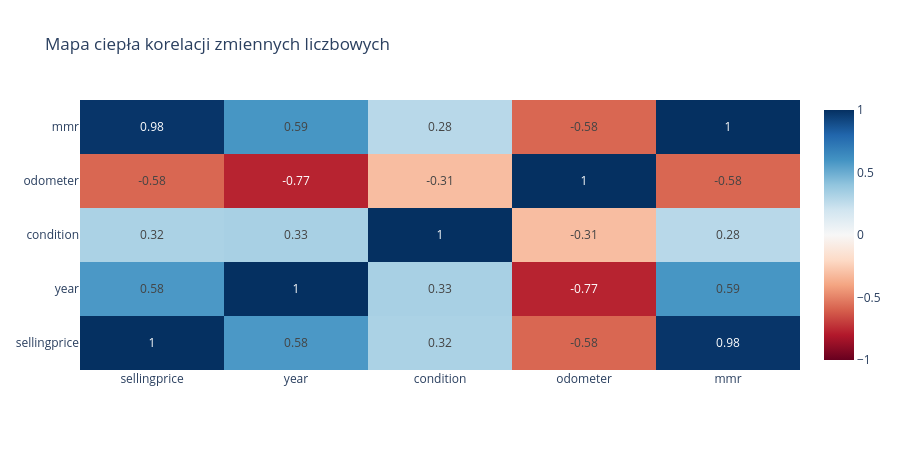

Notebook cell for this chart:
### Code cell
numeric_cols = ["sellingprice", "year", "condition", "odometer", "mmr"]
numeric_cols = [c for c in numeric_cols if c in model_df.columns]

corr = model_df[numeric_cols].corr().round(2)

fig = go.Figure(data=go.Heatmap(
    z=corr.values,
    x=corr.columns.tolist(),
    y=corr.index.tolist(),
    colorscale="RdBu",
    zmid=0,
    text=corr.values.round(2),
    texttemplate="%{text}",
    hovertemplate="%{y} vs %{x}<br>Korelacja: %{z:.2f}<extra></extra>",
))

fig.update_layout(
    title="Mapa ciepła korelacji zmiennych liczbowych",
    height=450,
)
fig.show()

### Figure 1 — Plotly figure (JSON) as saved in the notebook; plotly's stock layout.template omitted (floating-point values rounded to 4 significant figures)
{"data": [{"colorscale": [[0, "rgb(103,0,31)"], [0.1, "rgb(178,24,43)"], [0.2, "rgb(214,96,77)"], [0.3, "rgb(244,165,130)"], [0.4, "rgb(253,219,199)"], [0.5, "rgb(247,247,247)"], [0.6, "rgb(209,229,240)"], [0.7, "rgb(146,197,222)"], [0.8, "rgb(67,147,195)"], [0.9, "rgb(33,102,172)"], [1, "rgb(5,48,97)"]], "hovertemplate": "%{y} vs %{x}<br>Korelacja: %{z:.2f}<extra></extra>", "text": [[1.0, 0.58, 0.32, -0.58, 0.98], [0.58, 1.0, 0.33, -0.77, 0.59], [0.32, 0.33, 1.0, -0.31, 0.28], [-0.58, -0.77, -0.31, 1.0, -0.58], [0.98, 0.59, 0.28, -0.58, 1.0]], "texttemplate": "%{text}", "type": "heatmap", "x": ["sellingprice", "year", "condition", "odometer", "mmr"], "y": ["sellingprice", "year", "condition", "odometer", "mmr"], "z": [[1.0, 0.58, 0.32, -0.58, 0.98], [0.58, 1.0, 0.33, -0.77, 0.59], [0.32, 0.33, 1.0, -0.31, 0.28], [-0.58, -0.77, -0.31, 1.0, -0.58], [0.98, 0.59, 0.28, -0.58, 1.0]], "zmid": 0}], "layout": {"height": 450, "title": {"text": "Mapa ciepła korelacji zmiennych liczbowych"}}}
